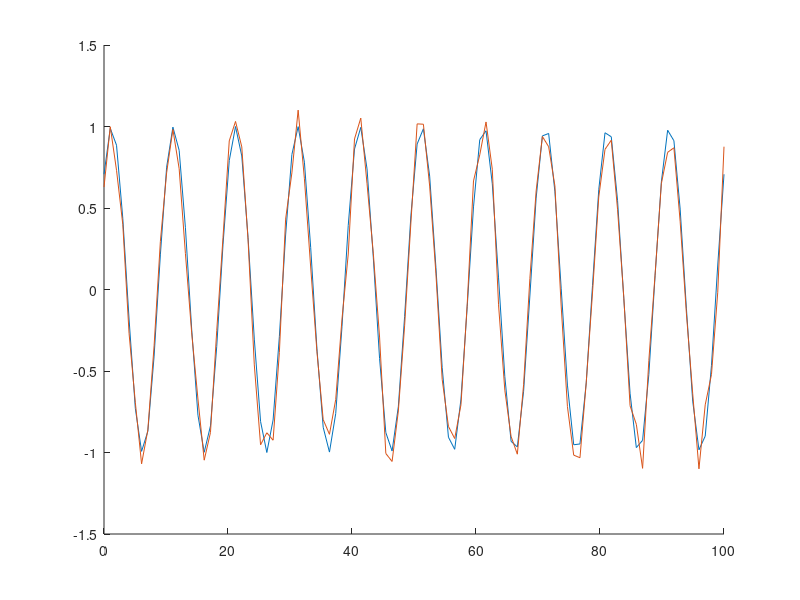

Source code (MATLAB):
clc 
clear


t = linspace(0,100);
f=10;
T=0.1;
x=sin(2*pi*f*t+0.25*pi);
y = sin(2*pi*t*f+0.25*pi) + 0.1* randn(1, length(t));
hold on
plot(t,x)
plot(t,y)
hold off
